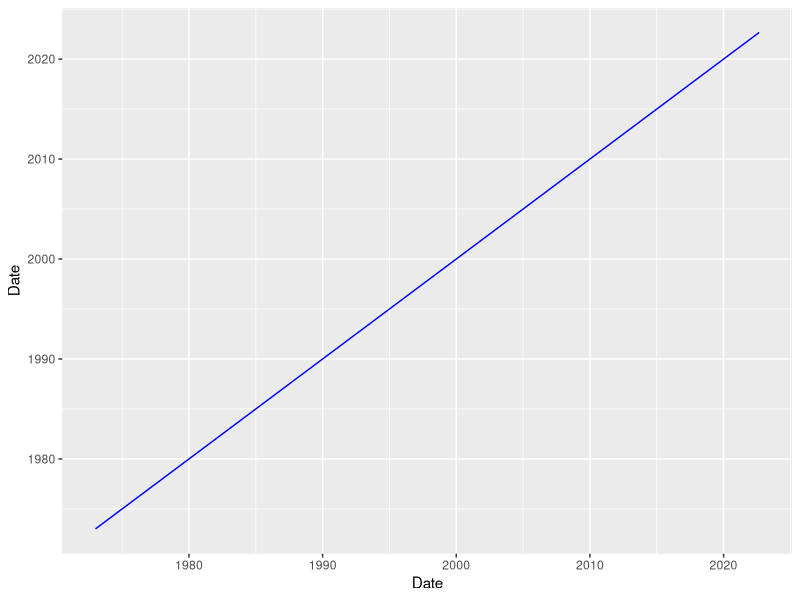
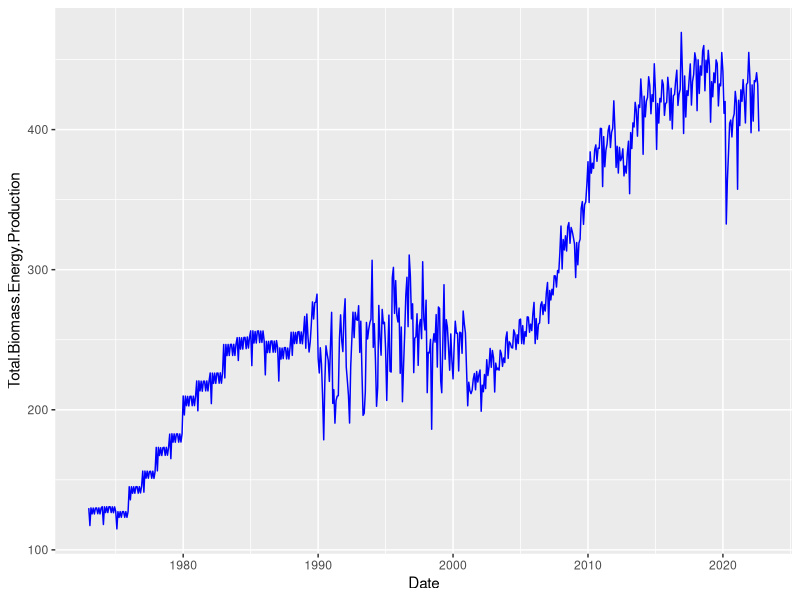
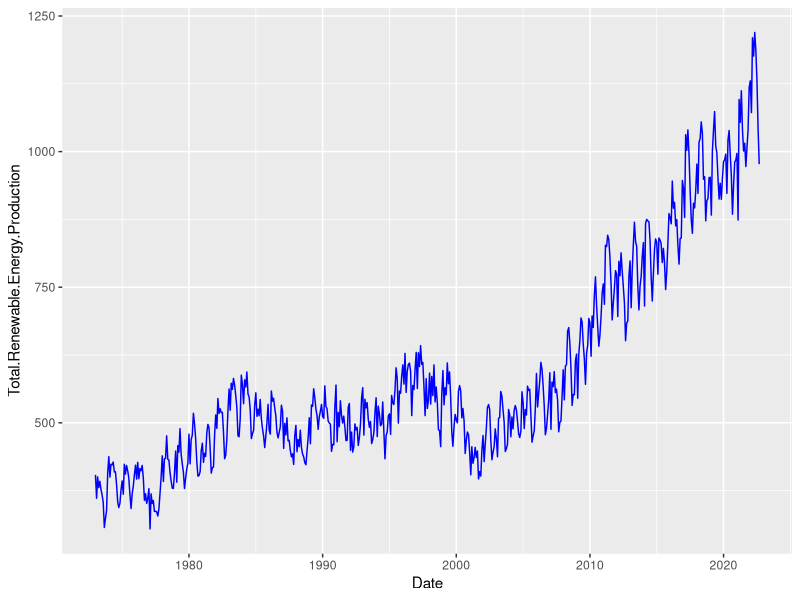
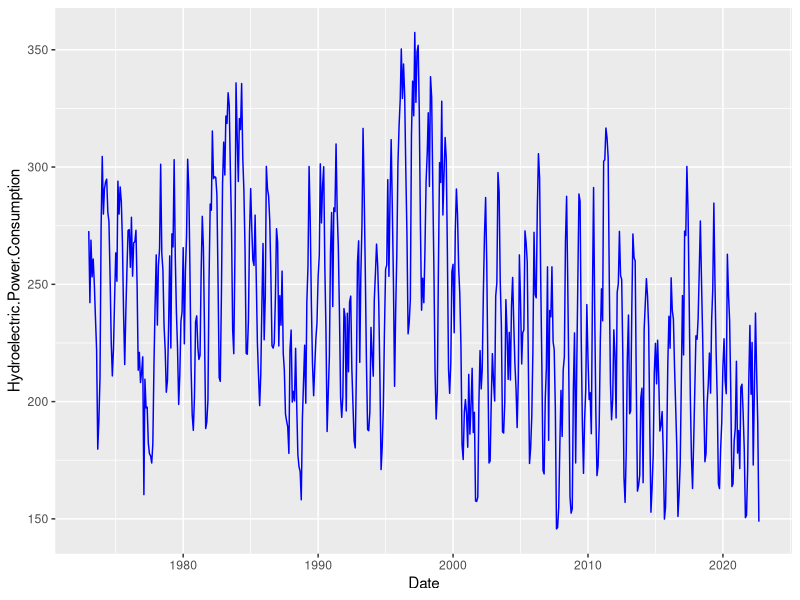

R code for these plots, in order:
## ---- chunk 1
#Load/install required package here
library(forecast)
library(tseries)
library(dplyr)
library(lubridate)
library(ggplot2)
## ---- chunk 2
#Importing data set
energy_data <- read.csv(file="../Data/Table_10.1_Renewable_Energy_Production_and_Consumption_by_Source-Edit.csv", header = TRUE, dec = ".", sep=",",stringsAsFactors = TRUE) 

#transform Date column 
energy_data$Month<- ym(energy_data$Month)
colnames(energy_data)[1]<- "Date"
head(energy_data)
## ---- chunk 3
colnames(energy_data)
data<- energy_data[,c(1,4,5,6)]
head(data)
tail(data) #no zeros 
## ---- chunk 4
ts_data<- ts(data[,(2:4)], frequency = 12, start = c(1973,1))
head(ts_data)
## ---- chunk 5
biomass_prod_mean<- mean(data$Total.Biomass.Energy.Production)
biomass_prod_sd<- sd(data$Total.Biomass.Energy.Production)
renew_prod_mean<- mean(data$Total.Renewable.Energy.Production)
renew_prod_sd<- sd(data$Total.Renewable.Energy.Production)
hydro_prod_mean<- mean(data$Hydroelectric.Power.Consumption)
hydro_prod_sd<- sd(data$Hydroelectric.Power.Consumption)

#might how to output them
## ---- chunk 6
for(i in 1:ncol(data)-1){
  print(ggplot(data, aes(x=Date, y=data[,(1+i)])) +
            geom_line(color="blue") +
            ylab(paste0(colnames(data)[1+i])) 
        )
}

## ---- chunk 7

## ---- chunk 8

## ---- chunk 9

